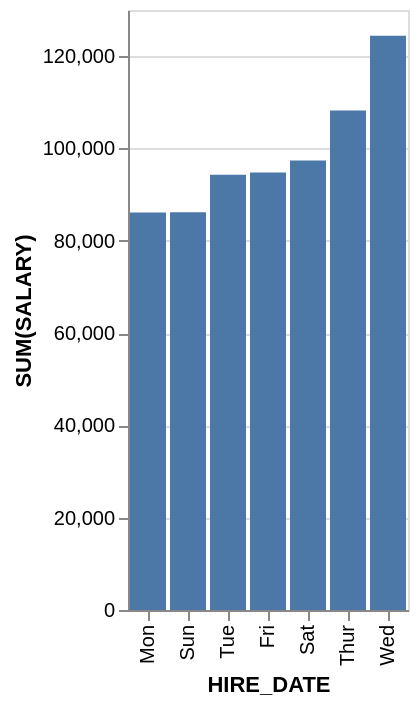

Express this chart as Vega-Lite.
### Vega-Lite specification from a JSON file in a GitHub repository (floating-point values rounded to 4 significant figures)
{"data": {"values": [{"x_data": "Mon", "y_data": 86100}, {"x_data": "Sun", "y_data": 86200}, {"x_data": "Tue", "y_data": 94300}, {"x_data": "Fri", "y_data": 94800}, {"x_data": "Sat", "y_data": 97400}, {"x_data": "Thur", "y_data": 108200}, {"x_data": "Wed", "y_data": 124400}]}, "mark": "bar", "encoding": {"x": {"field": "x_data", "type": "nominal", "title": "HIRE_DATE", "sort": {"op": "sum", "field": "y_data", "order": "ascending"}}, "y": {"field": "y_data", "type": "quantitative", "title": "SUM(SALARY)"}}}
